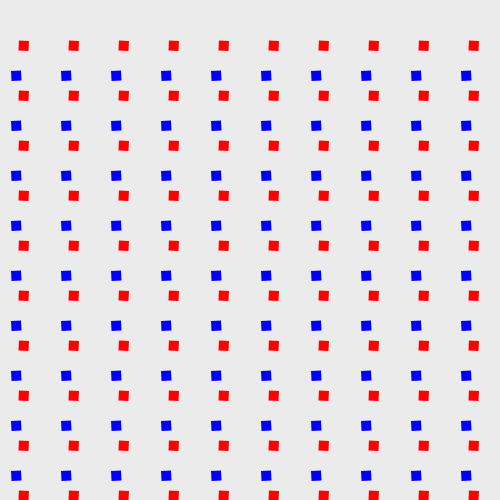
Frame 1 (no input)
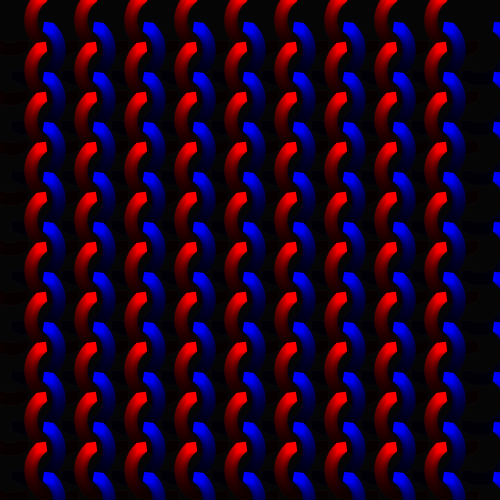
Frame 60 (no input)
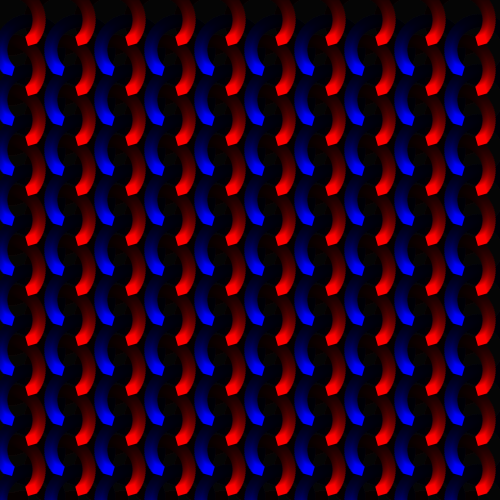
Frame 120 (the mouse pressed at the canvas centre since frame 60)

The p5.js sketch that drew these frames (run headless with seeded random() and noise() and a simulated clock; from frame 60 on, the mouse is pressed at the canvas centre):

// p5.js sketch
// ── sketch.js
function setup() {
  createCanvas(500,500);
}

function draw() {
  background(0,20);
  
  for(var x=10; x<=500; x+=50) {
    for(var y=20; y<=500; y+=50) {
      
      push();
      translate(x,y);
      rotate(frameCount/20);
      fill('red');
      noStroke();
      rect(10,20,10,10);
      pop();
    }
  }
  
  for(var x=30; x<=500; x+=50) {
    for(var y=50; y<=500; y+=50) {
      
      push();
      translate(x,y);
      rotate(-frameCount/20);
      fill('blue');
      noStroke();
      rect(-20,20,10,10);
      pop();
    }
  }
}
